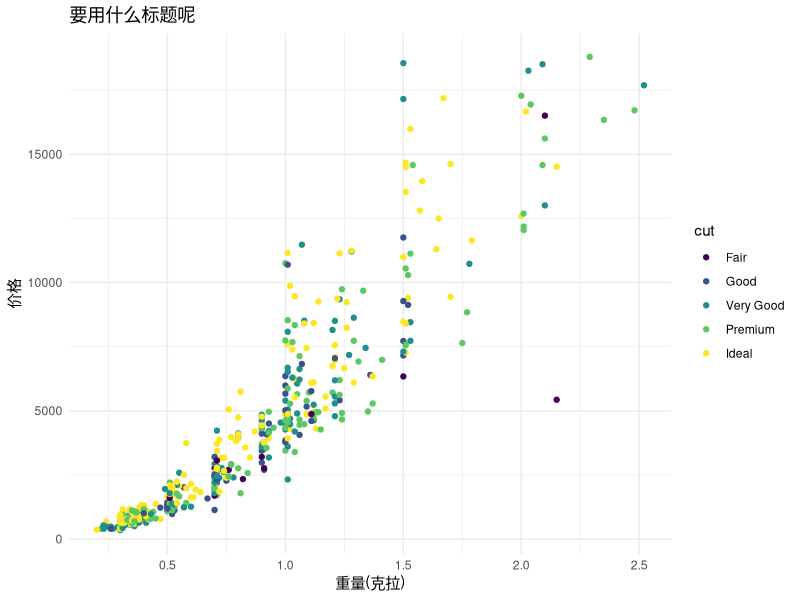

This chart was generated by the following R code:
## ---- chunk 1
knitr::opts_chunk$set(fig.showtext=TRUE)
## ---- chunk 2
library(dplyr)
library(ggplot2)

diamonds %>% 
  slice_sample(n = 500) %>%
  ggplot() + 
  geom_point(aes(carat, price, color = cut)) + 
  theme_minimal() +
  labs(title = "要用什么标题呢",
       x = "重量(克拉)",
       y = "价格")
## ---- chunk 3
head(iris) %>% 
  knitr::kable(caption = "我知道一切 iris")
